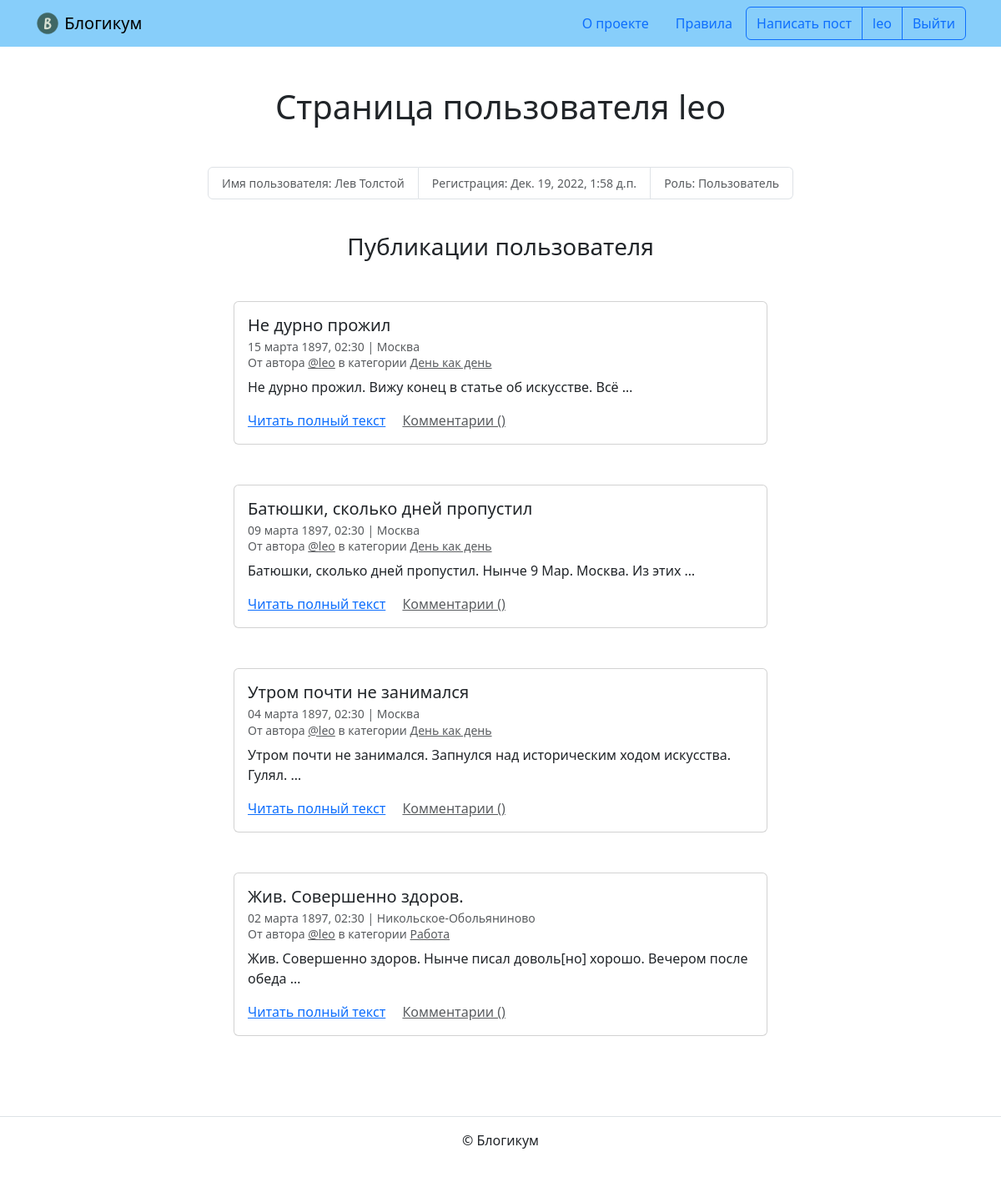
The page /accounts/profile/leo/ on the database its author committed.
### blog/models.py (models this page shows, shortened)
class BaseModel(models.Model):
    is_published = models.BooleanField(
        default=True,
        verbose_name='Опубликовано',
        help_text='Снимите галочку, чтобы скрыть публикацию.'
    )
    created_at = models.DateTimeField(
        auto_now_add=True,
        verbose_name='Добавлено'
    )
    class Meta:
        abstract = True

class Post(BaseModel):
    title = models.CharField(
        max_length=MX_CHARS,
        verbose_name='Заголовок'
    )
    text = models.TextField(
        verbose_name='Текст'
    )
    pub_date = models.DateTimeField(
        verbose_name='Дата и время публикации',
        help_text='Если установить дату и время в будущем — можно делать '
                  'отложенные публикации.'
    )
    author = models.ForeignKey(
        USER,
        on_delete=models.CASCADE,
        verbose_name='Автор публикации',
        related_name='posts'
    )
    location = models.ForeignKey(
        Location,
        on_delete=models.SET_NULL,
        blank=True,
        null=True,
        verbose_name='Местоположение',
        related_name='posts'
    )
    category = models.ForeignKey(
        Category,
        on_delete=models.SET_NULL,
        null=True,
        verbose_name='Категория',
        related_name='posts'
    )
    image = models.ImageField(
        verbose_name='Фото',
        upload_to='post_images',
        blank=True
    )
    class Meta:
        verbose_name = 'публикация'
        verbose_name_plural = 'Публикации'
        ordering = ['-pub_date']

class Location(BaseModel):
    name = models.CharField(
        max_length=MX_CHARS,
        verbose_name='Название места'
    )
    class Meta:
        verbose_name = 'местоположение'
        verbose_name_plural = 'Местоположения'

class Category(BaseModel):
    title = models.CharField(
        max_length=MX_CHARS,
        verbose_name='Заголовок'
    )
    description = models.TextField(
        verbose_name='Описание'
    )
    slug = models.SlugField(
        unique=True,
        verbose_name='Идентификатор',
        help_text='Идентификатор страницы для URL; разрешены символы '
                  'латиницы, цифры, дефис и подчёркивание.'
    )
    class Meta:
        verbose_name = 'категория'
        verbose_name_plural = 'Категории'

### blog/views.py (the view)
# urls.py: path('accounts/profile/<str:username>/', views.profile,
def profile(request, username):
    user = get_object_or_404(User, username=username)
    posts = base_request().filter(author=user)
    paginator = Paginator(posts, 10)
    page_number = request.GET.get('page')
    page_obj = paginator.get_page(page_number)
    context = {'user': user, 'page_obj': page_obj}
    template = 'blog/profile.html'
    return render(request, template, context)

### blog/views.py (called while the page is built)
def base_request():
    return Post.objects.select_related(
        'category',
        'author',
        'location'
    ).filter(
        is_published=True,
        category__is_published=True,
        pub_date__lte=timezone.now()
    )

### templates/blog/profile.html (shortened to what this page needs)
{% extends "base.html" %}
{% block content %}
  <h1 class="mb-5 text-center ">Страница пользователя {{ user.username }}</h1>
  <small>
    <ul class="list-group list-group-horizontal justify-content-center mb-3">
      <li class="list-group-item text-muted">Имя пользователя: {% if user.get_full_name %}{{ user.get_full_name }}{% else %}не указано{% endif %}</li>
      <li class="list-group-item text-muted">Регистрация: {{ user.date_joined }}</li>
      <li class="list-group-item text-muted">Роль: {% if user.is_staff %}Админ{% else %}Пользователь{% endif %}</li>
    </ul>
  </small>
  <br>
  <h3 class="mb-5 text-center">Публикации пользователя</h3>
  {% for post in page_obj %}
    <article class="mb-5">
      {% include "includes/post_card.html" %}
    </article>
  {% endfor %}
{% endblock %}

### templates/includes/header.html (shortened to what this page needs)
{% load static %}
<header>
  <nav class="navbar navbar-light" style="background-color: lightskyblue">
    <div class="container">
      <a class="navbar-brand" href="{% url 'blog:homepage' %}">
        <img src="{% static 'img/logo.png' %}" width="30" height="30" class="d-inline-block align-top" alt="">
        Блогикум
      </a>
      {% with request.resolver_match.view_name as view_name %}
        <ul class="nav  nav-pills">
          <li class="nav-item">
            <a class="nav-link {% if view_name == 'pages:about' %} text-white {% endif %}" href="{% url 'pages:about' %}">
              О проекте
            </a>
          </li>
          <li class="nav-item">
            <a class="nav-link {% if view_name == 'pages:rules' %} text-white {% endif %}" href="{% url 'pages:rules' %}">
              Правила
            </a>
          </li>
          {% if user.is_authenticated %}
            <div class="btn-group" role="group" aria-label="Basic outlined example">
              <button type="button" class="btn btn-outline-primary"><a class="text-decoration-none text-reset"
                  href="{% url 'blog:create_post' %}">Написать пост</a></button>
              <button type="button" class="btn btn-outline-primary"><a class="text-decoration-none text-reset"
                  href="{% url 'blog:profile' user.username %}">{{ user.username }}</a></button>
              <button type="button" class="btn btn-outline-primary"><a class="text-decoration-none text-reset"
                  href="{% url 'logout' %}">Выйти</a></button>
            </div>
          {% endif %}
        </ul>
      {% endwith %}
    </div>
  </nav>
</header>

### templates/includes/post_card.html (shortened to what this page needs)
<div class="col d-flex justify-content-center">
  <div class="card" style="width: 40rem;">
    <div class="card-body">
      <h5 class="card-title">{{ post.title }}</h5>
      <h6 class="card-subtitle mb-2 text-muted">
        <small>
          {{ post.pub_date|date:"d E Y, H:i" }} | {% if post.location and post.location.is_published %}{{ post.location.name }}{% else %}Планета Земля{% endif %}<br>
          От автора <a class="text-muted" href="{% url 'blog:profile' post.author.username %}">@{{ post.author.username }}</a> в
          категории {% include "includes/category_link.html" %}
        </small>
      </h6>
      <p class="card-text">{{ post.text|truncatewords:10 }}</p>
      <a href="{% url 'blog:post_detail' post.id %}" class="card-link">Читать полный текст</a>
      <a href="{% url 'blog:post_detail' post.id %}" class="card-link text-muted">Комментарии ({{ post.comment_count }})</a>
    </div>
  </div>
</div>

### templates/includes/category_link.html
<a class="text-muted" href="{% url 'blog:category_posts' post.category.slug %}">
  {{ post.category.title }}
</a>

### rows shown on the page
Post: title "Не дурно прожил", pub_date "15 марта 1897, 02:30", location.name "Москва", author.username "leo", category "День как день", text "Не дурно прожил. Вижу конец в статье об искусстве. Всё …"
Post: title "Батюшки, сколько дней пропустил", pub_date "09 марта 1897, 02:30", location.name "Москва", author.username "leo", category "День как день", text "Батюшки, сколько дней пропустил. Нынче 9 Мар. Москва. Из этих …"
Post: title "Утром почти не занимался", pub_date "04 марта 1897, 02:30", location.name "Москва", author.username "leo", category "День как день", text "Утром почти не занимался. Запнулся над историческим ходом искусства. Гулял. …"
Post: title "Жив. Совершенно здоров.", pub_date "02 марта 1897, 02:30", location.name "Никольское-Обольяниново", author.username "leo", category "Работа", text "Жив. Совершенно здоров. Нынче писал доволь[но] хорошо. Вечером после обеда …"

### other values the page prints
{{ user.username }} "leo"
{{ user.get_full_name }} "Лев Толстой"
{{ user.date_joined }} "Дек. 19, 2022, 1:58 д.п."
